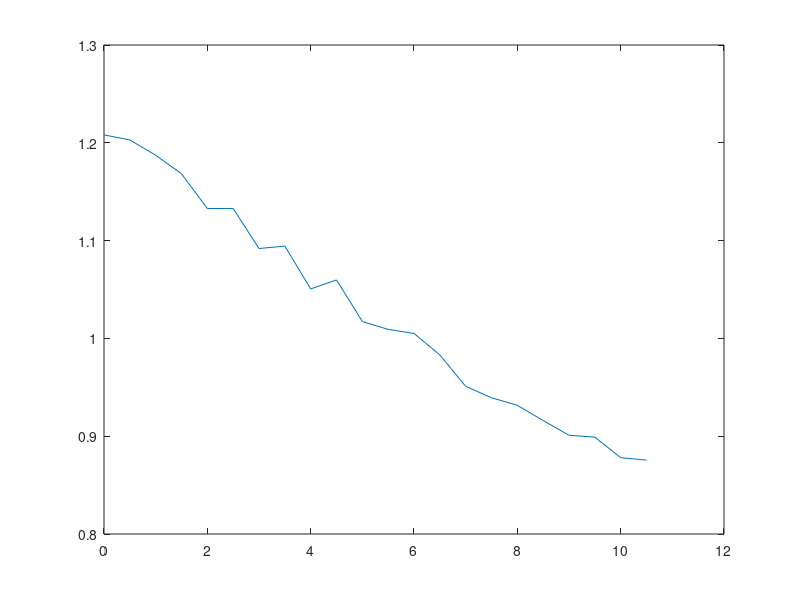

Here is the MATLAB script that generated this plot:
clear all;
t=0:0.5:10.5;
k=1/30;
y=1.2*exp(-k*t)+0.03*rand(size(t));
figure(1)
plot(t,y)
z=-log(y/1.2);
kest=pinv(t')*z';